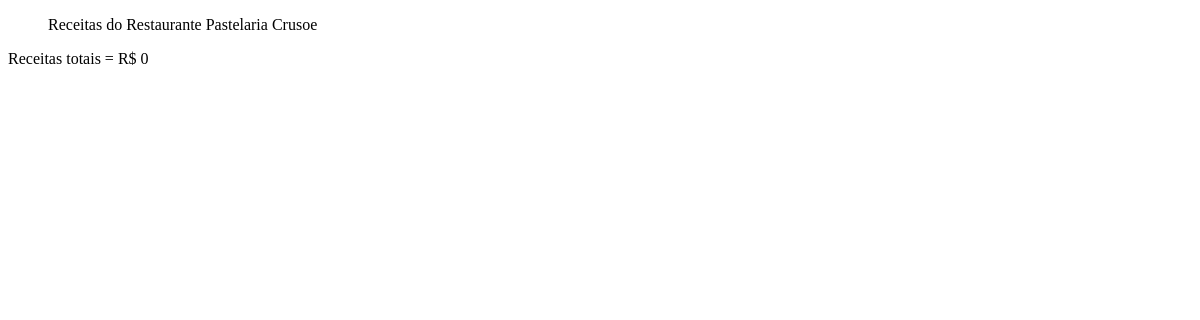
The page /receitas/5 on the database as committed earlier.
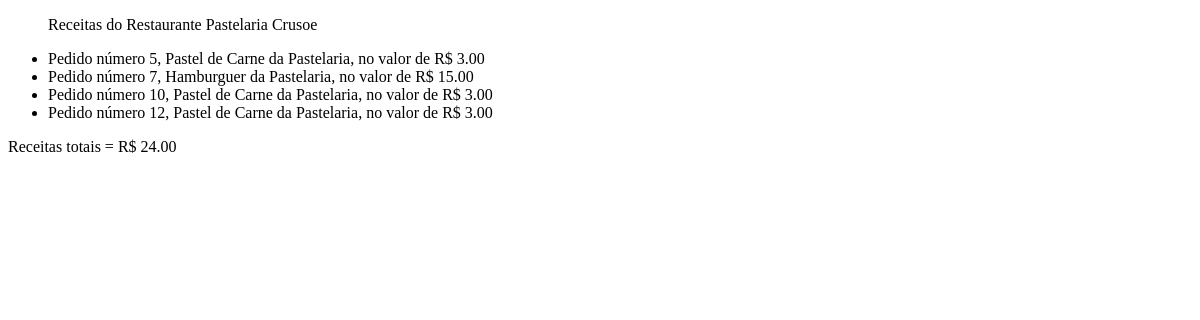
The same page on the database as committed later.
### restaurantes/models.py (models this page shows, shortened)
class Restaurante(models.Model):
    nome_restaurante = models.CharField(max_length=100)
    endereco = models.CharField(max_length=150)
    class Meta:
        ordering = ['id']

### pedidos/models.py (models this page shows)
class Pedido(models.Model):
    pessoas = models.ForeignKey(Pessoa, verbose_name="Lista de clientes cadastrados", on_delete=models.PROTECT)
    produtos = models.ForeignKey(Produto, verbose_name="Lista de Produtos", default=None, on_delete=models.PROTECT)
    data = models.DateField()
    def __str__(self):
        return str(self.pk + 1)
    class Meta:
        ordering = ["pk"]
        verbose_name_plural = "pedidos"

### produtos/models.py (models this page shows)
class Produto(models.Model):
    nome_produto = models.CharField(max_length=30)
    descricao = models.CharField(max_length=150)
    restaurante = models.ForeignKey(Restaurante, verbose_name="Lista de Restaurantes Cadastrados", on_delete=models.PROTECT, default=None)
    valor = models.DecimalField(max_digits=6, decimal_places=2, default=0.00)
    def __str__(self):
        return self.descricao
    class Meta:
        ordering = ['nome_produto']

### pedidos/views.py (the view)
# urls.py: path('receitas/<int:id>', receitas),
def receitas(request, id):
    restaurante = Restaurante.objects.get(id=id)
    if restaurante:
        lista = []
        pedidos = Pedido.objects.filter(produtos__restaurante=id)
        valor = 0
        for pedido in pedidos:
            valor += pedido.produtos.valor
        for pedido in pedidos:
            lista.append(pedido)
        return render(request, 'receitas.html', {'lista': lista, 'restaurante': restaurante, 'valor': valor})
    else:
        return render(request, 'receitas.html', {'lista': None, 'restaurante': 'Nenhum restaurante encontrado'})

### template/receitas.html (shortened to what this page needs)
<!doctype html>
<html lang="en">
<head>
</head>
<body>
    <ul><p> Receitas do Restaurante {{ restaurante.nome_restaurante }}</p>
        {% for l in lista %}
        <li>Pedido número {{l}}, {{l.produtos}}, no valor de R$ {{l.produtos.valor}}</li>
        {% endfor %}
    </ul>
    <p> Receitas totais = R$ {{valor}}</p>
</body>
</html>

Rows that differ between the two databases and show on the page:
added Pedido: id "5", produtos "Pastel de Carne da Pastelaria", produtos.valor "3.00"
added Pedido: id "7", produtos "Hamburguer da Pastelaria", produtos.valor "15.00"
added Pedido: id "10", produtos "Pastel de Carne da Pastelaria", produtos.valor "3.00"
added Pedido: id "12", produtos "Pastel de Carne da Pastelaria", produtos.valor "3.00"
Other text that changed with them:
{{ valor }}: "0" → "24.00"
